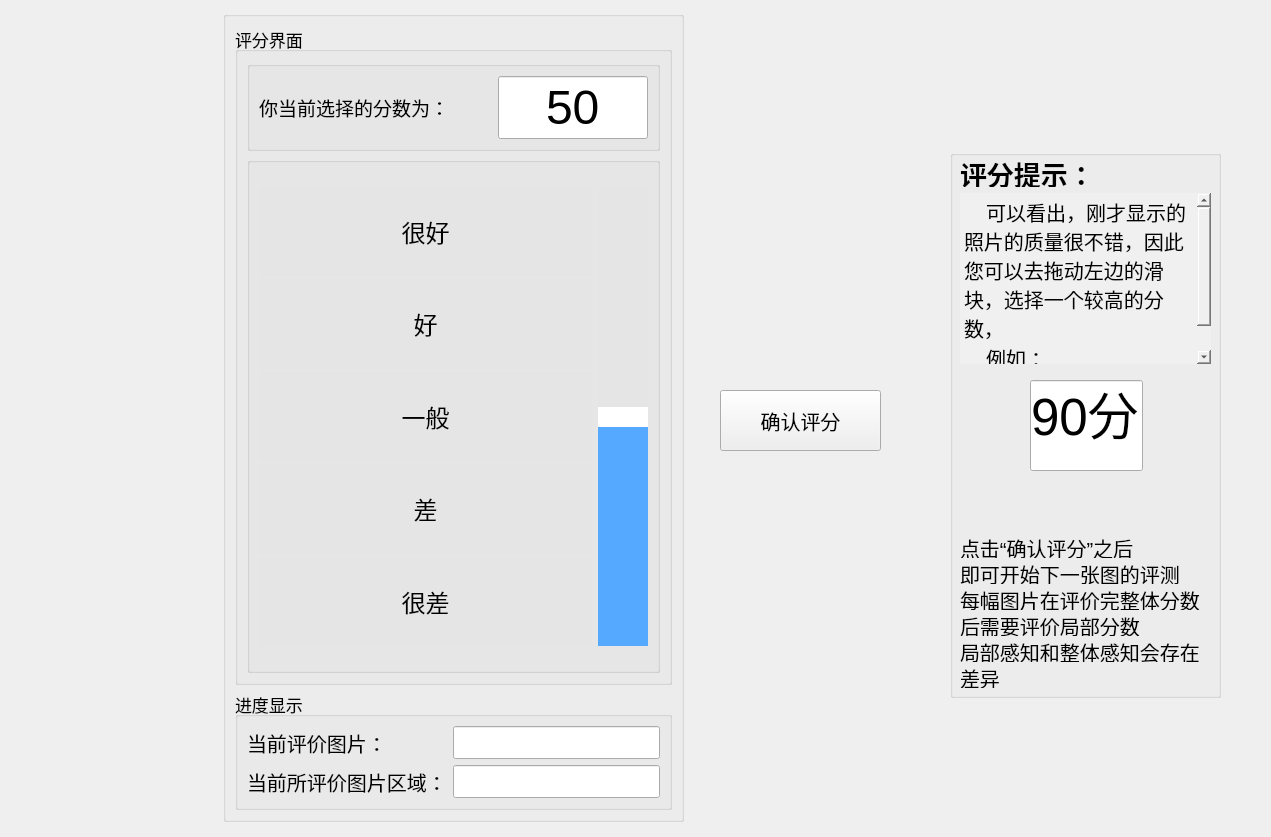
<?xml version="1.0" encoding="UTF-8"?>
<ui version="4.0">
 <class>ScorePage</class>
 <widget class="QMainWindow" name="ScorePage">
  <property name="geometry">
   <rect>
    <x>0</x>
    <y>0</y>
    <width>1271</width>
    <height>837</height>
   </rect>
  </property>
  <property name="font">
   <font>
    <pointsize>32</pointsize>
   </font>
  </property>
  <property name="windowTitle">
   <string>MainWindow</string>
  </property>
  <widget class="QWidget" name="centralwidget">
   <widget class="QGroupBox" name="groupBox_7">
    <property name="geometry">
     <rect>
      <x>223</x>
      <y>11</y>
      <width>461</width>
      <height>811</height>
     </rect>
    </property>
    <property name="maximumSize">
     <size>
      <width>461</width>
      <height>16777215</height>
     </size>
    </property>
    <property name="autoFillBackground">
     <bool>false</bool>
    </property>
    <property name="styleSheet">
     <string notr="true"/>
    </property>
    <property name="title">
     <string/>
    </property>
    <layout class="QVBoxLayout" name="verticalLayout_5">
     <item>
      <widget class="QGroupBox" name="groupBox_2">
       <property name="font">
        <font>
         <pointsize>13</pointsize>
        </font>
       </property>
       <property name="title">
        <string>评分界面</string>
       </property>
       <layout class="QVBoxLayout" name="verticalLayout_2">
        <item>
         <widget class="QGroupBox" name="groupBox_3">
          <property name="title">
           <string/>
          </property>
          <layout class="QHBoxLayout" name="horizontalLayout_8">
           <item>
            <widget class="QLabel" name="label">
             <property name="font">
              <font>
               <pointsize>14</pointsize>
              </font>
             </property>
             <property name="text">
              <string>你当前选择的分数为：</string>
             </property>
            </widget>
           </item>
           <item>
            <widget class="QLineEdit" name="scoreEdit">
             <property name="maximumSize">
              <size>
               <width>150</width>
               <height>16777215</height>
              </size>
             </property>
             <property name="font">
              <font>
               <pointsize>36</pointsize>
               <weight>50</weight>
               <bold>false</bold>
              </font>
             </property>
             <property name="text">
              <string>50</string>
             </property>
             <property name="alignment">
              <set>Qt::AlignCenter</set>
             </property>
             <property name="readOnly">
              <bool>true</bool>
             </property>
            </widget>
           </item>
          </layout>
         </widget>
        </item>
        <item>
         <widget class="QGroupBox" name="groupBox_4">
          <property name="minimumSize">
           <size>
            <width>411</width>
            <height>274</height>
           </size>
          </property>
          <property name="title">
           <string/>
          </property>
          <layout class="QVBoxLayout" name="verticalLayout_3">
           <item>
            <layout class="QHBoxLayout" name="horizontalLayout">
             <item>
              <layout class="QVBoxLayout" name="verticalLayout">
               <property name="spacing">
                <number>3</number>
               </property>
               <property name="topMargin">
                <number>15</number>
               </property>
               <property name="bottomMargin">
                <number>15</number>
               </property>
               <item>
                <widget class="QLabel" name="label_2">
                 <property name="font">
                  <font>
                   <family>微软雅黑</family>
                   <pointsize>18</pointsize>
                  </font>
                 </property>
                 <property name="styleSheet">
                  <string notr="true">	background-color: rgb(229, 229, 229);</string>
                 </property>
                 <property name="text">
                  <string>很好</string>
                 </property>
                 <property name="alignment">
                  <set>Qt::AlignCenter</set>
                 </property>
                </widget>
               </item>
               <item>
                <widget class="QLabel" name="label_3">
                 <property name="font">
                  <font>
                   <family>微软雅黑</family>
                   <pointsize>18</pointsize>
                  </font>
                 </property>
                 <property name="styleSheet">
                  <string notr="true">	background-color: rgb(229, 229, 229);</string>
                 </property>
                 <property name="text">
                  <string>好</string>
                 </property>
                 <property name="alignment">
                  <set>Qt::AlignCenter</set>
                 </property>
                </widget>
               </item>
               <item>
                <widget class="QLabel" name="label_4">
                 <property name="font">
                  <font>
                   <family>微软雅黑</family>
                   <pointsize>18</pointsize>
                  </font>
                 </property>
                 <property name="styleSheet">
                  <string notr="true">	background-color: rgb(229, 229, 229);</string>
                 </property>
                 <property name="text">
                  <string>一般</string>
                 </property>
                 <property name="alignment">
                  <set>Qt::AlignCenter</set>
                 </property>
                </widget>
               </item>
               <item>
                <widget class="QLabel" name="label_5">
                 <property name="font">
                  <font>
                   <family>微软雅黑</family>
                   <pointsize>18</pointsize>
                  </font>
                 </property>
                 <property name="styleSheet">
                  <string notr="true">	background-color: rgb(229, 229, 229);</string>
                 </property>
                 <property name="text">
                  <string>差</string>
                 </property>
                 <property name="alignment">
                  <set>Qt::AlignCenter</set>
                 </property>
                </widget>
               </item>
               <item>
                <widget class="QLabel" name="label_6">
                 <property name="font">
                  <font>
                   <family>微软雅黑</family>
                   <pointsize>18</pointsize>
                  </font>
                 </property>
                 <property name="styleSheet">
                  <string notr="true">	background-color: rgb(229, 229, 229);</string>
                 </property>
                 <property name="text">
                  <string>很差</string>
                 </property>
                 <property name="alignment">
                  <set>Qt::AlignCenter</set>
                 </property>
                </widget>
               </item>
              </layout>
             </item>
             <item>
              <widget class="QSlider" name="scoreSlider">
               <property name="minimumSize">
                <size>
                 <width>50</width>
                 <height>0</height>
                </size>
               </property>
               <property name="styleSheet">
                <string notr="true">QSlider {
	padding-top: 15px;
	padding-bottom: 15px;
	border-radius: 5px;
}
 
QSlider::add-page:vertical {
	background-color: rgb(85, 170, 255);
	width:5px;
	border-radius: 2px;
}
 
QSlider::sub-page:vertical {
	
	background-color: rgb(229, 229, 229);
	width:5px;
	border-radius: 2px;
}
 
QSlider::groove:vertical {
	background:transparent;
	width:80px;
}
 
QSlider::handle:vertical {
	height: 20px;
	width: 20px;
	margin: 0px -4px 0px -4px;
	border-radius: 10px;
	background: rgb(255, 255, 255);
}</string>
               </property>
               <property name="maximum">
                <number>100</number>
               </property>
               <property name="singleStep">
                <number>1</number>
               </property>
               <property name="pageStep">
                <number>2</number>
               </property>
               <property name="value">
                <number>50</number>
               </property>
               <property name="sliderPosition">
                <number>50</number>
               </property>
               <property name="orientation">
                <enum>Qt::Vertical</enum>
               </property>
               <property name="tickPosition">
                <enum>QSlider::NoTicks</enum>
               </property>
              </widget>
             </item>
            </layout>
           </item>
          </layout>
         </widget>
        </item>
       </layout>
      </widget>
     </item>
     <item>
      <widget class="QGroupBox" name="groupBox_11">
       <property name="minimumSize">
        <size>
         <width>0</width>
         <height>0</height>
        </size>
       </property>
       <property name="font">
        <font>
         <pointsize>13</pointsize>
        </font>
       </property>
       <property name="title">
        <string>进度显示</string>
       </property>
       <layout class="QFormLayout" name="formLayout">
        <item row="0" column="0">
         <widget class="QLabel" name="label_13">
          <property name="maximumSize">
           <size>
            <width>16777215</width>
            <height>16777215</height>
           </size>
          </property>
          <property name="font">
           <font>
            <pointsize>15</pointsize>
           </font>
          </property>
          <property name="text">
           <string>当前评价图片：</string>
          </property>
         </widget>
        </item>
        <item row="0" column="1">
         <widget class="QLineEdit" name="finishedEdit">
          <property name="font">
           <font>
            <pointsize>16</pointsize>
           </font>
          </property>
          <property name="alignment">
           <set>Qt::AlignCenter</set>
          </property>
          <property name="readOnly">
           <bool>false</bool>
          </property>
         </widget>
        </item>
        <item row="1" column="0">
         <widget class="QLabel" name="label_14">
          <property name="maximumSize">
           <size>
            <width>250</width>
            <height>16777215</height>
           </size>
          </property>
          <property name="font">
           <font>
            <pointsize>15</pointsize>
           </font>
          </property>
          <property name="text">
           <string>当前所评价图片区域：</string>
          </property>
         </widget>
        </item>
        <item row="1" column="1">
         <widget class="QLineEdit" name="currentPartEdit">
          <property name="font">
           <font>
            <pointsize>16</pointsize>
           </font>
          </property>
          <property name="text">
           <string/>
          </property>
          <property name="alignment">
           <set>Qt::AlignCenter</set>
          </property>
         </widget>
        </item>
       </layout>
      </widget>
     </item>
    </layout>
   </widget>
   <widget class="QPushButton" name="btnSure">
    <property name="geometry">
     <rect>
      <x>720</x>
      <y>390</y>
      <width>161</width>
      <height>61</height>
     </rect>
    </property>
    <property name="font">
     <font>
      <pointsize>15</pointsize>
     </font>
    </property>
    <property name="text">
     <string>确认评分</string>
    </property>
   </widget>
   <widget class="QGroupBox" name="groupBox_6">
    <property name="geometry">
     <rect>
      <x>950</x>
      <y>150</y>
      <width>271</width>
      <height>548</height>
     </rect>
    </property>
    <property name="maximumSize">
     <size>
      <width>271</width>
      <height>16777215</height>
     </size>
    </property>
    <property name="title">
     <string/>
    </property>
    <widget class="QLabel" name="label_7">
     <property name="geometry">
      <rect>
       <x>10</x>
       <y>10</y>
       <width>140</width>
       <height>27</height>
      </rect>
     </property>
     <property name="font">
      <font>
       <pointsize>20</pointsize>
       <weight>75</weight>
       <bold>true</bold>
      </font>
     </property>
     <property name="text">
      <string>评分提示：</string>
     </property>
    </widget>
    <widget class="QPlainTextEdit" name="plainTextEdit">
     <property name="geometry">
      <rect>
       <x>10</x>
       <y>43</y>
       <width>251</width>
       <height>171</height>
      </rect>
     </property>
     <property name="font">
      <font>
       <pointsize>15</pointsize>
      </font>
     </property>
     <property name="styleSheet">
      <string notr="true">background-color: rgb(240, 240, 240);
border:none;</string>
     </property>
     <property name="plainText">
      <string>    可以看出，刚才显示的照片的质量很不错，因此您可以去拖动左边的滑块，选择一个较高的分数，
    例如：</string>
     </property>
    </widget>
    <widget class="QLabel" name="label_16">
     <property name="geometry">
      <rect>
       <x>10</x>
       <y>388</y>
       <width>200</width>
       <height>20</height>
      </rect>
     </property>
     <property name="font">
      <font>
       <pointsize>15</pointsize>
       <weight>50</weight>
       <bold>false</bold>
      </font>
     </property>
     <property name="text">
      <string>点击“确认评分”之后</string>
     </property>
    </widget>
    <widget class="QLabel" name="label_12">
     <property name="geometry">
      <rect>
       <x>10</x>
       <y>414</y>
       <width>220</width>
       <height>20</height>
      </rect>
     </property>
     <property name="font">
      <font>
       <pointsize>15</pointsize>
       <weight>50</weight>
       <bold>false</bold>
      </font>
     </property>
     <property name="text">
      <string>即可开始下一张图的评测</string>
     </property>
    </widget>
    <widget class="QLabel" name="label_15">
     <property name="geometry">
      <rect>
       <x>10</x>
       <y>440</y>
       <width>240</width>
       <height>20</height>
      </rect>
     </property>
     <property name="font">
      <font>
       <pointsize>15</pointsize>
       <weight>50</weight>
       <bold>false</bold>
      </font>
     </property>
     <property name="text">
      <string>每幅图片在评价完整体分数</string>
     </property>
    </widget>
    <widget class="QLabel" name="label_9">
     <property name="geometry">
      <rect>
       <x>10</x>
       <y>466</y>
       <width>180</width>
       <height>20</height>
      </rect>
     </property>
     <property name="font">
      <font>
       <pointsize>15</pointsize>
      </font>
     </property>
     <property name="text">
      <string>后需要评价局部分数</string>
     </property>
    </widget>
    <widget class="QLabel" name="label_10">
     <property name="geometry">
      <rect>
       <x>10</x>
       <y>492</y>
       <width>240</width>
       <height>20</height>
      </rect>
     </property>
     <property name="font">
      <font>
       <pointsize>15</pointsize>
      </font>
     </property>
     <property name="text">
      <string>局部感知和整体感知会存在</string>
     </property>
    </widget>
    <widget class="QLabel" name="label_11">
     <property name="geometry">
      <rect>
       <x>10</x>
       <y>518</y>
       <width>40</width>
       <height>20</height>
      </rect>
     </property>
     <property name="font">
      <font>
       <pointsize>15</pointsize>
      </font>
     </property>
     <property name="text">
      <string>差异</string>
     </property>
    </widget>
    <widget class="QLineEdit" name="lineEdit">
     <property name="geometry">
      <rect>
       <x>80</x>
       <y>230</y>
       <width>113</width>
       <height>91</height>
      </rect>
     </property>
     <property name="font">
      <font>
       <pointsize>38</pointsize>
      </font>
     </property>
     <property name="text">
      <string>90分</string>
     </property>
     <property name="readOnly">
      <bool>true</bool>
     </property>
    </widget>
   </widget>
   <widget class="QLabel" name="label_21">
    <property name="geometry">
     <rect>
      <x>800</x>
      <y>750</y>
      <width>251</width>
      <height>31</height>
     </rect>
    </property>
    <property name="font">
     <font>
      <pointsize>20</pointsize>
      <weight>75</weight>
      <bold>true</bold>
     </font>
    </property>
    <property name="text">
     <string/>
    </property>
   </widget>
  </widget>
 </widget>
 <resources/>
 <connections>
  <connection>
   <sender>scoreSlider</sender>
   <signal>valueChanged(int)</signal>
   <receiver>ScorePage</receiver>
   <slot>changeSliderColor()</slot>
   <hints>
    <hint type="sourcelabel">
     <x>292</x>
     <y>212</y>
    </hint>
    <hint type="destinationlabel">
     <x>338</x>
     <y>-48</y>
    </hint>
   </hints>
  </connection>
 </connections>
 <slots>
  <slot>changeSliderColor()</slot>
 </slots>
</ui>
